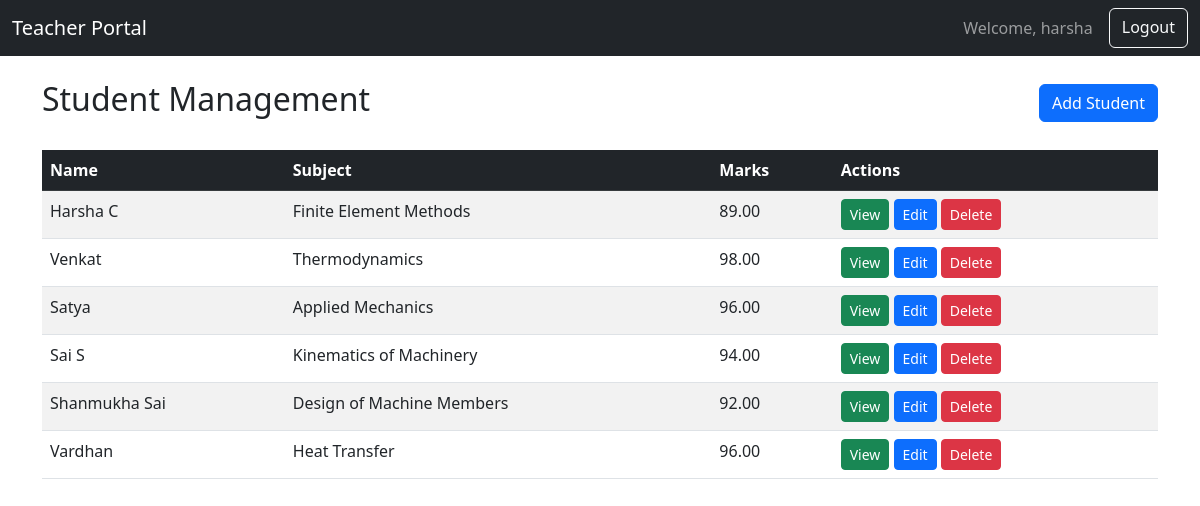
/ (signed in), run on an earlier commit of the app's database.
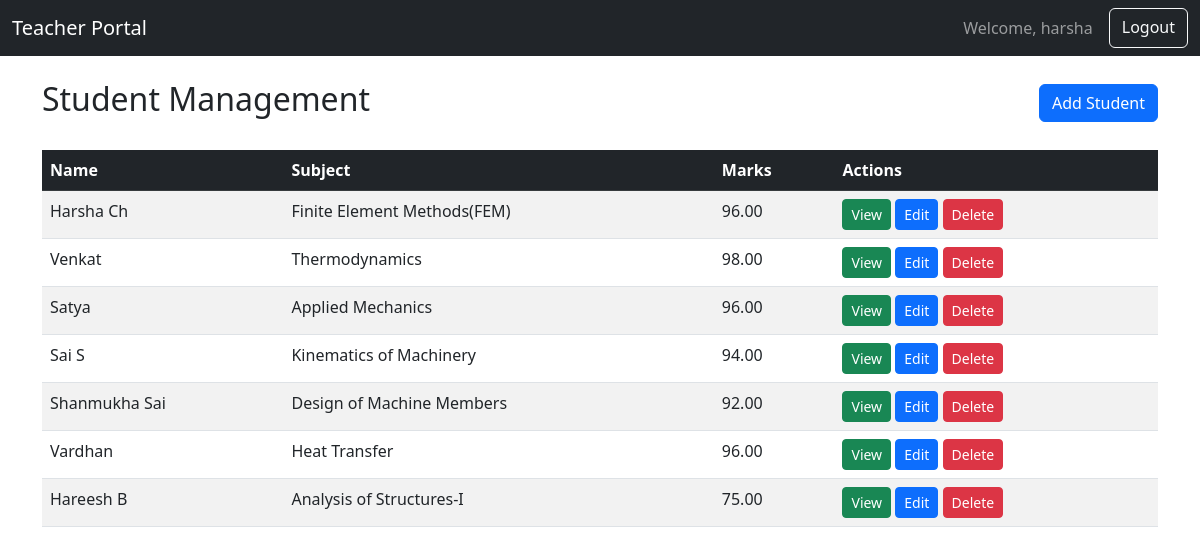
And on a later commit of the database.
### portal/models.py (models this page shows, shortened)
class Teacher(AbstractUser):
    pass

class Student(models.Model):
    name = models.CharField(max_length=100)
    subject = models.CharField(max_length=100)
    marks = models.DecimalField(max_digits=5, decimal_places=2)
    teacher = models.ForeignKey(Teacher, on_delete=models.CASCADE)
    class Meta:
        unique_together = ('name', 'subject', 'teacher')

### portal/views.py (the view)
# urls.py: path('', views.home, name='home'),
@login_required
def home(request):
    students = Student.objects.filter(teacher=request.user)
    return render(request, 'portal/home.html', {'students': students})

### templates/portal/home.html (shortened to what this page needs)
{% extends "base.html" %}
{% block content %}
<nav class="navbar navbar-expand-lg navbar-dark bg-dark mb-4">
    <div class="container-fluid">
        <a class="navbar-brand" href="#">Teacher Portal</a>
        <div class="d-flex">
            <span class="navbar-text me-3">Welcome, {{ request.user.username }}</span>
            <a href="{% url 'logout' %}" class="btn btn-outline-light">Logout</a>
        </div>
    </div>
</nav>
<div class="container">
    <div class="d-flex justify-content-between align-items-center mb-4">
        <h2>Student Management</h2>
        <button class="btn btn-primary" data-bs-toggle="modal" data-bs-target="#studentModal">
             Add Student
        </button>
    </div>
    <div class="table-responsive">
        <table class="table table-striped table-hover">
            <thead class="table-dark">
                <tr>
                    <th>Name</th>
                    <th>Subject</th>
                    <th>Marks</th>
                    <th>Actions</th>
                </tr>
            </thead>
            <tbody id="studentTableBody">
                {% for student in students %}
                <tr data-id="{{ student.id }}">
                    <td class="editable" data-field="name">{{ student.name }}</td>
                    <td class="editable" data-field="subject">{{ student.subject }}</td>
                    <td class="editable" data-field="marks">{{ student.marks }}</td>
                    <td>
                        <a href="{% url 'student_detail' student.id %}" class="btn btn-sm btn-success view-btn">
                             View
                        </a>
                        <button class="btn btn-sm btn-primary edit-btn">
                             Edit
                        </button>
                        <button class="btn btn-sm btn-danger delete-btn">
                             Delete
                        </button>
                    </td>
                </tr>
                {% endfor %}
            </tbody>
        </table>
    </div>
</div>
{% endblock %}

### templates/base.html (shortened to what this page needs)
<!DOCTYPE html>
<html>
<head>
    <link href="https://cdn.jsdelivr.net/npm/bootstrap@5.3.0/dist/css/bootstrap.min.css" rel="stylesheet">
</head>
<body>
    {% block content %}
    {% endblock %}
</body>
</html>

What changed in the data, as far as the page shows it:
changed Student: name "Harsha C" → "Harsha Ch"; subject "Finite Element Methods" → "Finite Element Methods(FEM)"; marks "89.00" → "96.00"
added Student: name "Hareesh B", subject "Analysis of Structures-I", marks "75.00"
